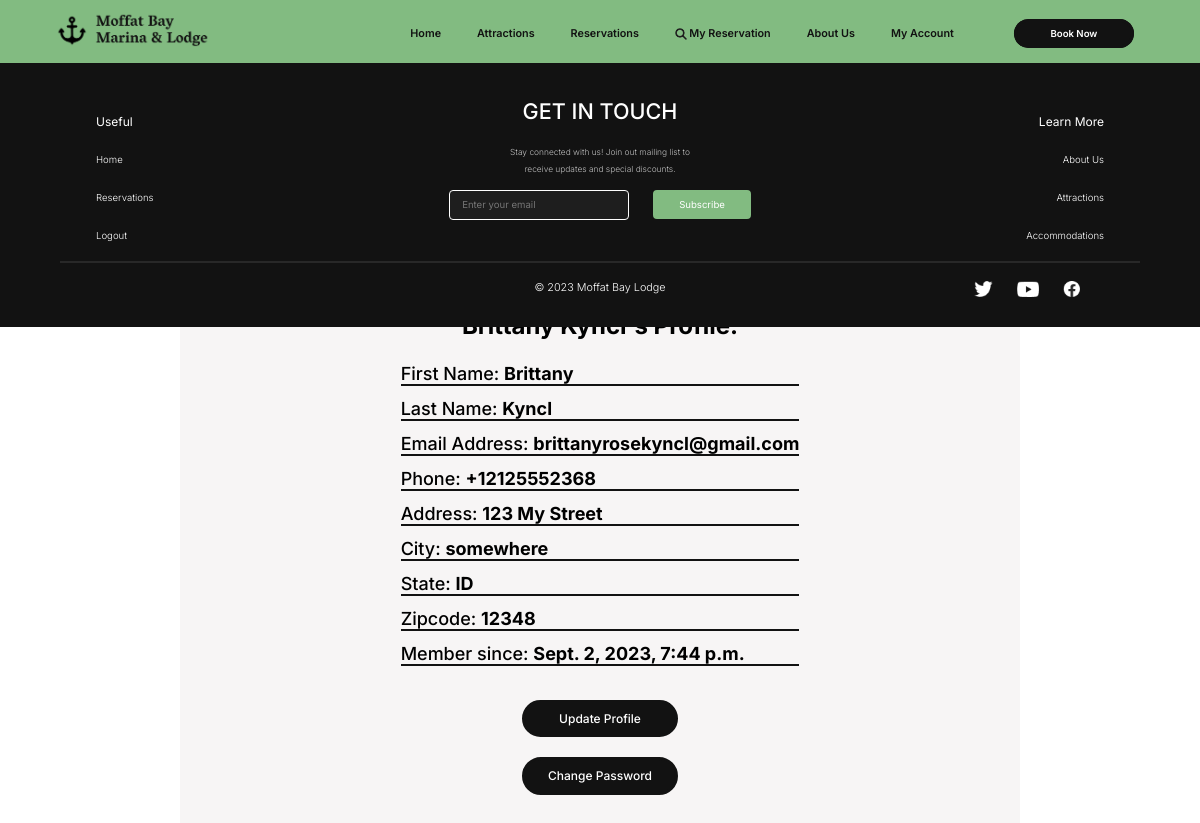
The page /profile/ (signed in) on the database as committed earlier.
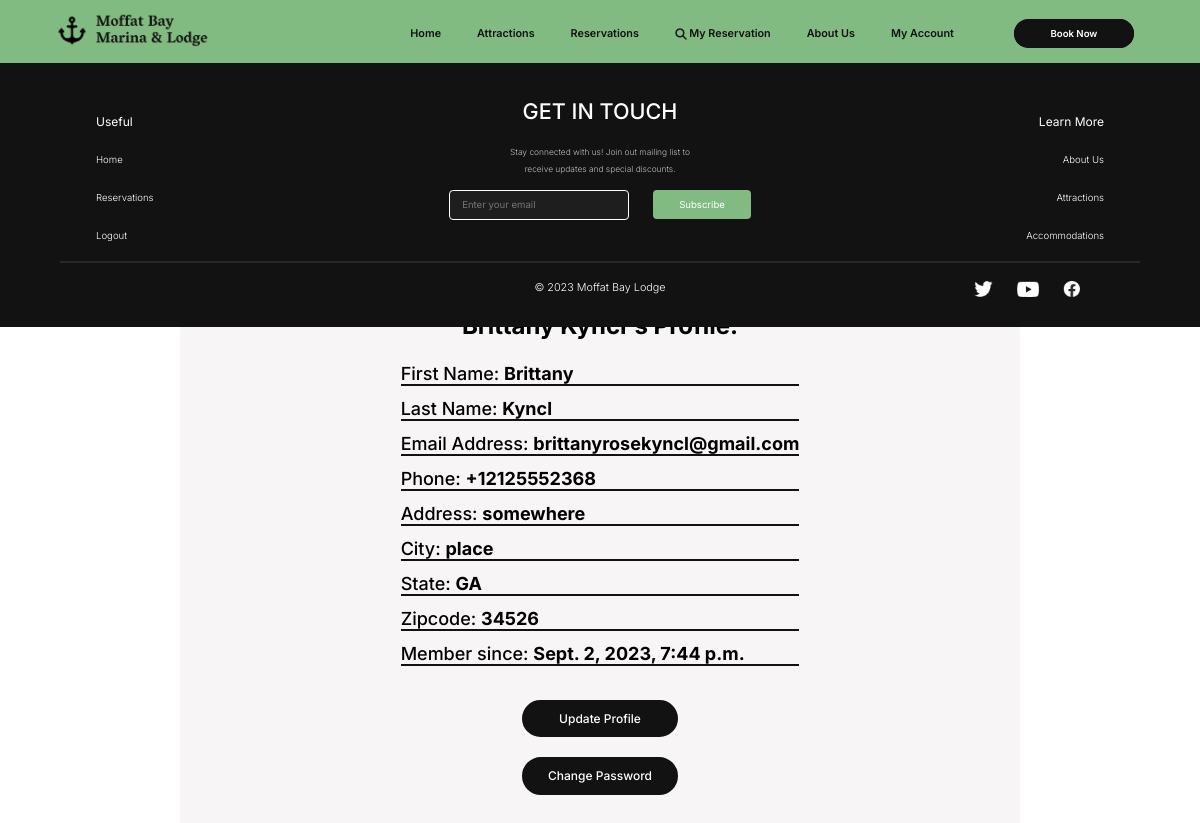
The same page on the database as committed later.
### users/models.py (models this page shows, shortened)
class CustomUser(AbstractUser):
    username = None
    email = models.EmailField(_('email address'), unique=True)
    first_name = models.CharField(max_length=50,verbose_name="First Name", null=True, blank=True)
    last_name = models.CharField(max_length=50,verbose_name="Last Name", null=True, blank=True)
    street = models.CharField(max_length=50,verbose_name="Address", null=True, blank=True)
    city = models.CharField(max_length=50,verbose_name="City", null=True, blank=True)
    state = models.CharField(max_length=50,verbose_name="State", null=True, blank=True)
    zip = models.CharField(max_length=8,verbose_name="Zipcode", null=True, blank=True)
    phone = PhoneNumberField(verbose_name="Phone Number", blank=True, null=True)
    class Meta:
        verbose_name_plural = "User Accounts"
    USERNAME_FIELD = 'email'
    REQUIRED_FIELDS = []
    objects = CustomUserManager()

### users/views.py (the view)
# urls.py: path('profile/', account_views.profile, name='profile'),
@login_required
def profile(request):
    context = {
        'title':'Your Profile',
        'mailform': MailListForm,
    }
    return render(request, 'users/profile.html', context)

### users/templates/users/profile.html (shortened to what this page needs)
{% extends "reservations/base.html" %}
{% load crispy_forms_tags %}
{% load static %}
{% block css %}
<link rel="stylesheet" type="text/css" href="{% static 'reservations/accounts.css' %}"/>
{% endblock %}
{% block content %}
<div class="banner">
    <div class="overlay-register" style="padding-bottom: 4vw;">
        <div class="text-content form-register">
            <h3 style="padding: 1.5vw;">{{user.first_name}} {{user.last_name}}'s Profile:</h3>
            <fieldset class="form-register">
                <div class="register-grid-container">
                    <div class="register-section profile"><label class="register-label">First Name:&nbsp;</label><div class="register-input">{{user.first_name}}</div></div>
                    <div class="register-section profile"><div class="register-label">Last Name:&nbsp;</div><div class="register-input">{{user.last_name}}</div> </div>
                    <div class="register-section profile"><div class="register-label">Email Address:&nbsp;</div><div class="register-input">{{ user.email }}</div> </div>
                    <div class="register-section profile"><div class="register-label">Phone:&nbsp;</div><div class="register-input">{{ user.phone }}</div> </div>
                    <div class="register-section profile"><div class="register-label">Address:&nbsp;</div><div class="register-input">{{ user.street }}</div></div>
                    <div class="register-section profile"><div class="register-label">City:&nbsp;</div><div class="register-input">{{ user.city }}</div> </div>
                    <div class="register-section profile"><div class="register-label">State:&nbsp;</div><div class="register-input">{{ user.state }}</div> </div>
                    <div class="register-section profile"><div class="register-label">Zipcode:&nbsp;</div><div class="register-input">{{ user.zip }}</div> </div>
                    <div class="register-section profile"><div class="register-label">Member since:&nbsp;</div><div class="register-input">{{ user.date_joined }}</div> </div>
                </div>
            </fieldset>
        </div>
        <button class="login-button register-button"><a href="{% url 'update_profile' %}">Update Profile</a></button>
        <br>
        <button class="login-button register-button"><a href="{% url 'change_password' %}">Change Password</a></button>
    </div>
</div>
{% endblock content %}

### reservations/templates/reservations/base.html (shortened to what this page needs)
{% load static %}
<!DOCTYPE html>
<html lang="en">
<head>
    <link rel="stylesheet" type="text/css" href="{% static 'reservations/base.css' %}"/>
    {% block css%}
    {% endblock %}
</head>
<body>
    <header class="navheader">
        <div class="navcontainer">
            <nav>
                <a href="{% url 'reservations-home' %}" class="logo">
                    <img src="/media/site/logo1_variant1.png" alt="Logo">
                </a>
                <div class="menu">
                    <div class="menu-item"><a href="{% url 'reservations-home' %}">Home</a></div>
                    <div class="menu-item"><a href="#">Attractions</a></div>
                    <div class="menu-item"><a href="#">Reservations</a></div>
                    <div class="menu-item"><a href="#"><img src="/media/site/search.png" alt="Logo">My Reservation</a></div>
                    <div class="menu-item"><a href="#">About Us</a></div>
                    {% if user.is_authenticated %}
                    <div class="menu-item dropdown">
                        <div class="menu-item dropdown-item"><a href="#" class="dropdown-toggle">My Account</a></div>
                    </div>
                    {% else %}
                    <div class="menu-item "><a href="{% url 'login' %}">Login</a></div>
                    {% endif %}
                    <div class="menu-button-item"><a href="#">Book Now</a></div>
                </div>
            </nav>
        </div>
    </header>
    {% block content %}
    {% endblock %}
    <footer class="footer">
        <div class="footer-section main-section">
            <div class="footer-left">
                <h3>Useful</h3>
                <div class="menu">
                    <div class="menu-item"><a href="{% url 'reservations-home' %}">Home</a></div>
                    <div class="menu-item"><a href="#">Reservations</a></div>
                    {% if user.is_authenticated %}
                        <div class="menu-item"><a href="{% url 'logout' %}">Logout</a></div>
                    {% else %}
                        <div class="menu-item"><a href="{% url 'login'%}">Login</a></div>
                    {% endif %}
                </div>
            </div>
            <div class="footer-column subscribe">
                <h2>GET IN TOUCH</h2>
                <p>Stay connected with us! Join out mailing list to receive updates and special discounts. </p>
                <form class="email-form" method='POST'>
                    {{mailform.email}}
                    <button type="submit">Subscribe</button>
                </form>
            </div>
            <div class="footer-right">
                <h3>Learn More</h3>
                <div class="menu">
                    <div class="menu-item"><a href="#">About Us</a></div>
                    <div class="menu-item"><a href="#">Attractions</a></div>
                    <div class="menu-item"><a href="#">Accommodations</a></div>
                </div>
            </div>
        </div>
        <div class="footer-section bottom-section">
            <p></p>
            <p>&copy; 2023 Moffat Bay Lodge</p>
            <div class="socials">
                <a href="https://www.facebook.com/search/top?q=moffat-bay" target="_blank"><img src="/media/site/Facebook (logo).png" alt="Logo"></a>
                <a href="https://www.youtube.com/results?search_query=moffat-bay" target="_blank"><img src="/media/site/YouTube (logo).png" alt="Logo"></a>
                <a href="https://twitter.com/search?q=moffat%20bay&src=typed_query&f=top" target="_blank"><img src="/media/site/twitter.png" alt="Logo"></a>
            </div>
        </div>
      </footer>
</body>
</html>

### reservations/static/reservations/base.css (style rules this page uses)
* { margin: 0; padding: 0; font-family: 'Inter', sans-serif; box-sizing: border-box; }
.navheader { position: fixed; width: 100%; min-height: 5vh; background: #82BB81; z-index: 2; }
nav { display: flex; justify-content: space-between; align-items: center; }
.logo img { max-width: 15vw; min-width: 14vh; margin-left: 3.5vw; }
.menu { display: flex; align-items: center; gap: 3vw; min-height: 5vh; }
.menu-button-item a { color: #fff; text-decoration: none; background-color: #121212; padding: .5vw 2.8vw; margin: 0 5.5vw 0 2vw; border: 3px solid #121212; border-radius: 40px; cursor: pointer; font-weight: 600; font-size: .8vw; }
.menu-item a { text-decoration: none; color: #121212; font-weight: 600; font-size: .9vw; position: relative; }
.menu-item img { vertical-align: middle; margin-right: 0.2vw; width: 1vw; }
.menu-item a::before { content: ''; position: absolute; left: -0.8vw; right: -0.8vw; bottom: -.8vh; height: 3px; background: #1E1E1E; transform: scaleX(0); transition: 0.3s; }
.dropdown-item a::before { background: transparent; transform: scaleX(1); }
.footer { display: grid; grid-template-columns: 1fr; color: #fff; width: 100%; height: auto; background-color: #121212; position: relative; z-index: 1; padding-bottom: 1vw; }
.footer-section { display: grid; grid-template-columns: repeat(3, 1fr); gap: 2vw; padding: 1.5vw 5vw; text-align: center; }
.bottom-section { grid-column: 1 / 3; }
.bottom-section { border-top: 2px solid rgba(128, 128, 128, 0.192); width: 90vw; margin: 0 auto; font-size: .9vw; font-weight: 300; }
.footer-left, .footer-left { text-align: left; padding-left: 3vw; }
.footer-right, .footer-right { text-align: right; padding-right: 3vw; }
.footer .menu { display: block; }
.footer .menu-item { margin-top: 1.5vw; }
.footer-column.subscribe p { font-size: .7vw; font-weight: 300; line-height: 2em; color:#ffffffbb; max-width: 16vw; text-align: center; margin: 0 auto; }
.footer-column h2 { font-size: 1.8vw; margin: 20px; font-weight: 500; }
.footer h3 { margin-top: 3vw; font-size: 1vw; font-weight: 400; }
.footer .menu-item a { font-size: .8vw; font-weight: 300; text-decoration: none; color:#fff; padding: 0; }
.footer .menu-item a::before { background: #82BB81; }
.socials img { padding-left: 2vw; float: right; height: 1.5em; }
.email-form { display: flex; align-items: center; padding: 1vw 3vw; }
.email-form input[type="email"] { padding: 0.5vw 1vw; border: 1px solid #fff; border-radius: 4px; outline: none; background-color: #1E1E1E; height: 2.5vw; width: 15vw; font-size: .8vw; color: #ffff; }
.email-form button { background-color: #82BB81; color: #fff; cursor: pointer; padding: .6vw 2vw; border: 2px solid #82BB81; border-radius: 4px; margin-left: 2vw; font-size: .8vw; }
.text-content { text-align: center; }
.text-content h3 { font-size: 1.3vw; }
.banner { height: auto; overflow: hidden; }

Rows that differ between the two databases and show on the page:
changed CustomUser "Brittany": street "123 My Street" → "somewhere"; city "somewhere" → "place"; state "ID" → "GA"; zip "12348" → "34526"
